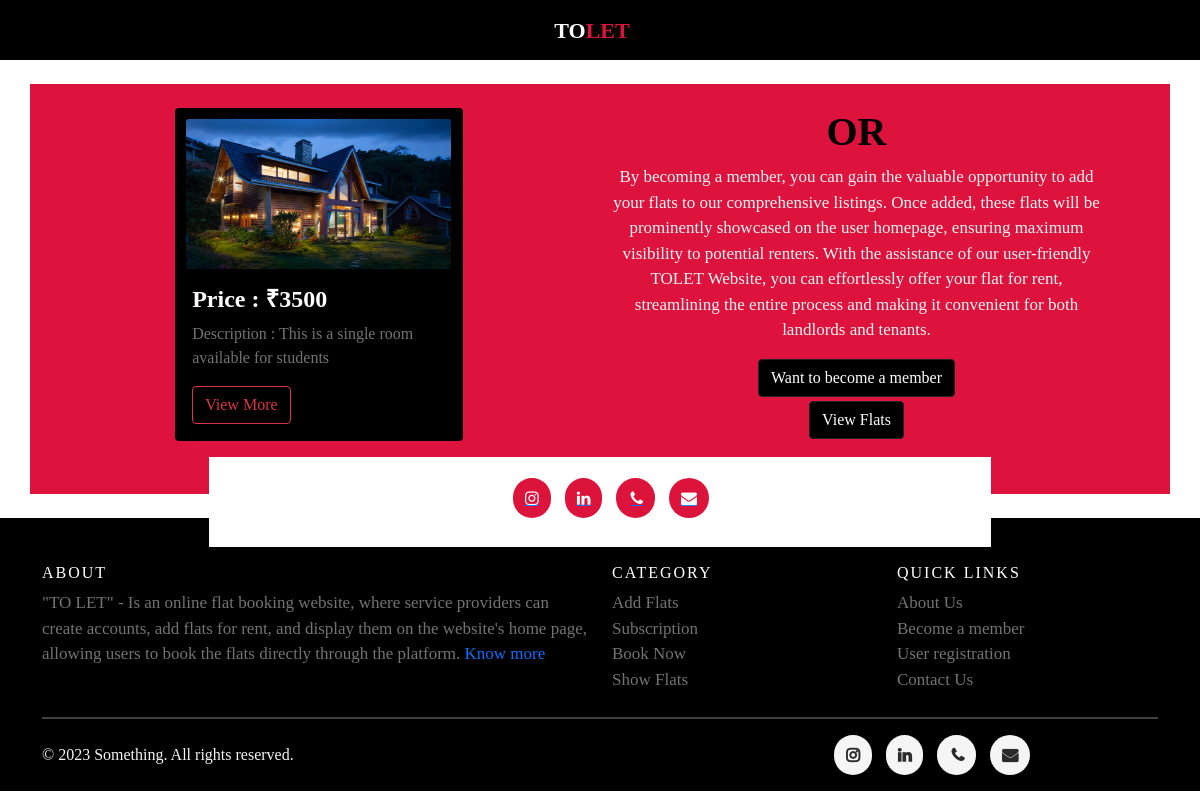
The page / on the database its author committed.
### AddFlat/models.py (models this page shows, shortened)
class AddFlat(models.Model):
    owner = models.ForeignKey(FlatOwner, on_delete=models.CASCADE)
    address = models.CharField(max_length=300)
    contact = models.CharField(max_length=20)
    price = models.IntegerField()
    flat_type = models.CharField(max_length=30, null=True)
    image = models.FileField(upload_to="media", null=True)
    city = models.CharField(max_length=200, null=True)
    desc = models.TextField()
    flatstatus = models.CharField(max_length=50, null=True)

### AddFlat/views.py (the view)
# urls.py: 2. Add a URL to urlpatterns:  path('', Home.as_view(), name='home')
def Home(request):
    OneFlat = AddFlat.objects.get(id=5)
    context = {'data':OneFlat}
    return render(request, 'Home.html', context)

### AddFlat/templates/Home.html (shortened to what this page needs)
<link href="https://cdn.jsdelivr.net/npm/bootstrap@5.0.2/dist/css/bootstrap.min.css" rel="stylesheet">
<link rel="stylesheet" href="https://cdnjs.cloudflare.com/ajax/libs/font-awesome/4.7.0/css/font-awesome.min.css">
{% load static %}
<link rel="stylesheet" href="{% static 'HomePage.css' %}">
<section>
    {% include "Navbars/HomeNav.html" %}
    <div class="container mt-4 mb-2 hero-container"><br>
        <div class="row">
            <div class="col-md-6">
                <div class="container inside-left mb-3">
                    <div class="card" style="width: 18rem;">
                        <img src={{data.image.url}} class="card-img" alt="Flat-IMG">
                        <div class="card-body">
                          <h4 class="card-title"><b>Price : ₹{{data.price}}</b></h4>
                          <p class="card-text">Description : {{data.desc}}</p>
                          <a href="/userhome" class="btn btn-outline-danger">View More</a>
                        </div>
                    </div>
                </div>
            </div>
            <div class="col-md-6 inside-center">
                <h1 style="font-weight: 800; color: black;">OR</h1>
                <p class="hero-text">By becoming a member, you can gain the valuable opportunity to add your flats to our comprehensive listings. Once added,
                    these flats will be prominently showcased on the user homepage, ensuring maximum visibility to potential renters. With the assistance of
                    our user-friendly TOLET Website,
                    you can effortlessly offer your flat for rent, streamlining the entire process and making it convenient for both landlords and tenants.</p>
                <div>
                    <a href="/ownerlogin" class="btn btn-dark hero-btn">Want to become a member</a>
                </div>
                <div>
                    <a href="/userhome" class="btn btn-dark hero-btn mt-1">View Flats</a>
                </div>
            </div>
        </div>
        <div class="container foot">
            <div class="social-icon">
                <ul>
                    <a href="https://www.instagram.com/k___a_n_h_a/?hl=en" target="_blank"><li class="fa fa-instagram hero-icon"></li></a>
                    <a href="https://www.linkedin.com/in/kanha-patil-969884218/" target="_blank"><li class="fa fa-linkedin hero-icon"></li></a>
                    <a href="tel:9111715245"><li class="fa fa-phone hero-icon" style="padding-left: 14px;"></li></a>
                    <a href="mailto:kanhap56@gmail.com"><li class="fa fa-envelope hero-icon"></li></a>
                </ul>
            </div>
        </div>
    </div>
    {% include "Footer.html" %}
</section>

### AddFlat/static/HomePage.css (style rules this page uses)
.hero-container { background-color: #DD123D; height: 410px; }
.foot { width: 70%; height: 90px; position: relative; background-color: white; }
.card-img { margin-top: 10px; margin-left: 10px; width: 92.5%; height: 150px; }
.card { background-color: black; color: white; }
.inside-left { width: 60%; }
.inside-center { text-align: center; width: 45%; }
.foot ul li { display: inline; }
.hero-btn { background-color: black; transition: 1s ease; }
.hero-text { color: whitesmoke; font-size: 17px; }
.social-icon { padding-top: 30px; display: flex; justify-content: center; align-items: center; }
.hero-icon { padding: 12px; margin-right: 10px; background-color: crimson; color: white; border-radius: 50px; font-size: 30px; text-decoration: none; list-style: none; transition: 0.5s ease-in; }

### AddFlat/templates/Home.html (style rules this page uses)
.container { font-family: Cambria, Cochin, Georgia, Times, 'Times New Roman', serif; }

### AddFlat/templates/Footer.html (style rules this page uses)
p { color:#737373 }

### rows shown on the page
AddFlat: image (picture), price "3500", desc "This is a single room available for students"
